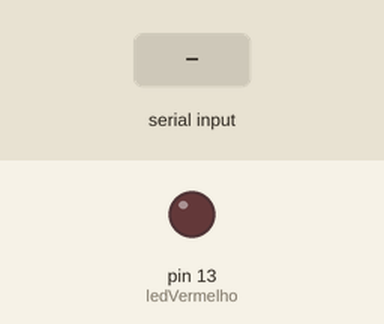
Bench run of a sketch on a simulated Arduino Uno, built with avr-gcc and run on an emulated ATmega328P. On the bench: output pins drawn as LEDs (lit = HIGH). The test bench sets the inputs (shaded band).

Above: at 1.2 s.
1.3 s: "L" received over Serial
At 2.4 s:
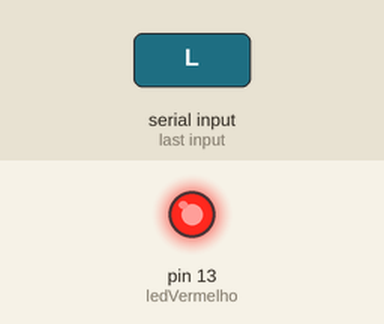
2.8 s: "P" received over Serial
At 5.1 s:
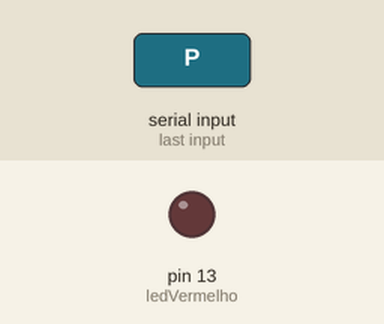
Timing chart, 0 to 6.6 s (numbered marks = the images above; inputs shaded):
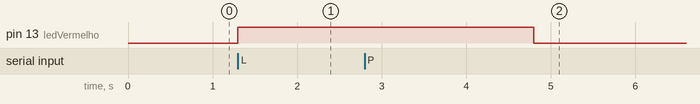

The sketch:

contador_0_a_10_com_bot_o1.ino
```cpp
char Vrecebido;
#define ledVermelho 13

void setup() {
    Serial.begin(9600);
    pinMode(ledVermelho,OUTPUT);
}

void loop() {

  if(Serial.available()>0)
  {
    Vrecebido=Serial.read();

    if( Vrecebido=='L')
    {
      digitalWrite(ledVermelho,HIGH);
    }

    if(Vrecebido=='P')
    {
      digitalWrite(ledVermelho,HIGH);
      delay(2000);
      digitalWrite(ledVermelho,LOW);

    }

    if(Vrecebido=='D')
    {
      digitalWrite(ledVermelho,LOW);
    }
  }
}
```

Measured:
- after the input at 1.3 s, pin 13 (ledVermelho): LOW → HIGH at once
- after the input at 2.8 s, pin 13 (ledVermelho): HIGH → LOW after 2.0 s
